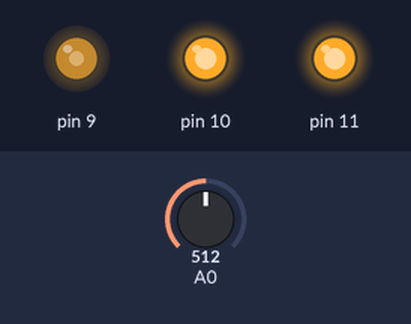
The sketch below on a simulated Arduino Uno, built with avr-gcc and run on an emulated ATmega328P. On the bench: output pins drawn as LEDs (lit = HIGH). The inputs (shaded band) are chosen by the test bench; at power-on: A0 = 512.

Above: at 1.2 s.
1.3 s: A0 set to 306
At 1.8 s:
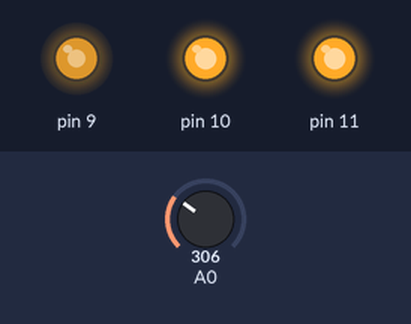
2.8 s: A0 set to 122
At 4.0 s:
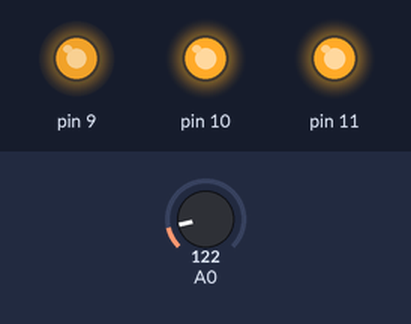
4.3 s: A0 set to 900
At 5.3 s:
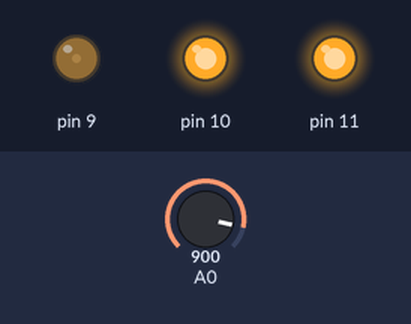
5.8 s: A0 set to 1023
At 6.4 s:
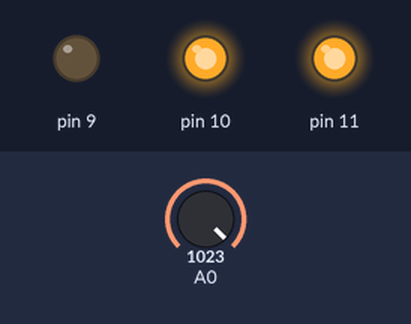
7.3 s: A0 set to 511
At 8.7 s:
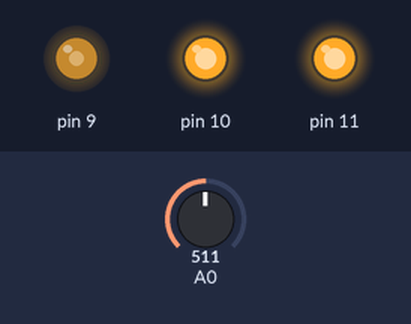
Timing chart, 0 to 9.8 s (numbered marks = the images above; inputs shaded):
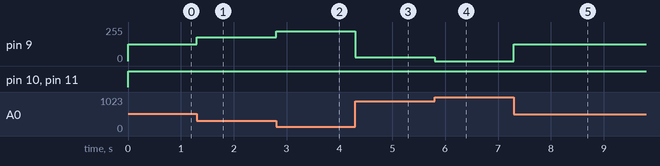

Measured:
- after the input at 1.3 s, pin 9: 127/255 → 178/255 at once
- after the input at 2.8 s, pin 9: 178/255 → 224/255 at once
- after the input at 4.3 s, pin 9: 224/255 → 30/255 at once
- after the input at 5.8 s, pin 9: 30/255 → 0/255 at once
- after the input at 7.3 s, pin 9: 0/255 → 127/255 at once

The sketch:

SampleAnalogSlideLED.ino
```cpp
// lozenia64
// https://blog.naver.com/ljy9378/221357120126
// Sample source cod for Arduino

void setup() {}

void loop() {
	// 아날로그 핀 A0에 입력받은 센서값을 변수에 저장
	int cur = analogRead(A0);
	// 센서값이 0~1023이므로 RGB값에 맞게 범위 조정(0~255)
	float R = 255 - (float)cur/1023*255;
	// RGB핀은 각각 9,10,11
	analogWrite(9, R);
	analogWrite(10, 255);
	analogWrite(11, 255);
}
```
